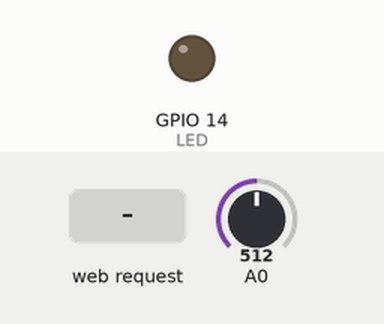
Recording of a sketch running on a simulated ESP8266 (Wemos D1 mini). On the bench: output pins drawn as LEDs (lit = HIGH). Inputs (shaded band) come from the test bench; at power-on: A0 = 512. WiFi joins after 1.5 s; servers stay silent unless stated; what the sketch prints to the serial monitor is not drawn.

Above: at 2.7 s.
2.8 s: HTTP request GET /?ledstatus=0 received
At 3.2 s:
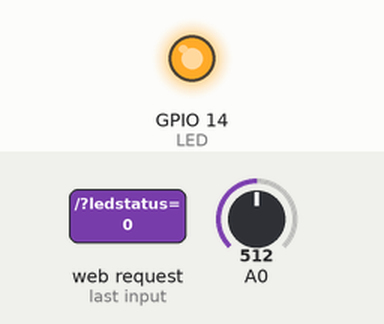
4.3 s: HTTP request GET /?ledstatus=1 received
At 5.5 s:
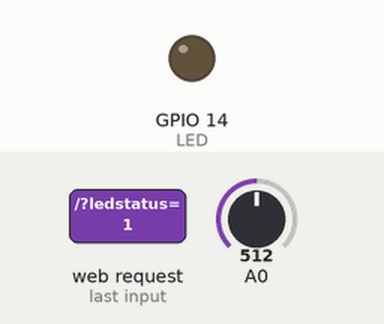
Timing chart, 0 to 7.3 s (numbered marks = the images above; inputs shaded):
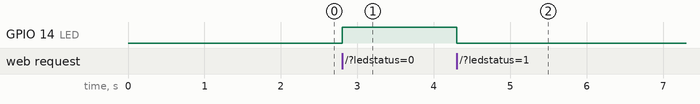

Measured:
- after the input at 2.8 s, GPIO 14 (LED): LOW → HIGH at once
- after the input at 4.3 s, GPIO 14 (LED): HIGH → LOW at once

The sketch:

Parte_3_-Wifi_Roteador_LED_e_LDR_WEB.ino
```cpp
/*

SALAMAKER
Controlando um LED e lendo um LDR por uma página web com D1 - Wemos - ESP8266 */

#include <ESP8266WiFi.h>
#include <ESP8266WebServer.h>

#define LED 14

/* Configuração de rede e senha */
const char *rede = "CasaVerde";
const char *senha = "luccasofia";
int estado_led = 0; //desligado

IPAddress local_IP(192, 168, 0, 175); // Set your Static IP address
IPAddress gateway(192, 168, 0, 1);    // Set your Gateway IP address
IPAddress subnet(255, 255, 0, 0);
IPAddress primaryDNS(192, 168, 2, 1);   //optional
IPAddress secondaryDNS(192, 168, 0, 1); //optional

ESP8266WebServer server(80); //Objeto "servidor" na porta 80(porta HTTP)


void setup() {

  Serial.begin(115200);

  // Configures static IP address
  if (!WiFi.config(local_IP, gateway, subnet, primaryDNS, secondaryDNS)) {
    Serial.println("STA Failed to configure");
  }
  Serial.println();
  Serial.print("Conectando a ");
  Serial.println(rede);

  WiFi.begin(rede, senha);

  while (WiFi.status() != WL_CONNECTED) //Aguarda a conexao
  {
    Serial.print("Tentando conectar com ");
    Serial.println(WiFi.SSID()); //Imprime o nome da rede
    delay(500);
  }
  Serial.print("Conectado a rede! Endereco IP ESP -> ");
  Serial.println(WiFi.localIP()); //Imprime o IP local do ESP

  /* Cria a associacao entre endereço HTML as funções que serão utilizadas */
  server.on("/", paginaInicial);

  server.begin(); //Inicia o servidor
  pinMode(LED, OUTPUT); //Configura LED Embutido como saída
  digitalWrite(LED, LOW); //Inicia apagado -

}

void loop() {
  server.handleClient();  //Analise das solicitacoes via web
}

void paginaInicial() {

  String valor_sensor = "";
  valor_sensor = String(analogRead(A0));

  //============================
   String htmlMessage = "<!DOCTYPE html>"
                             "<html>"
                             "<head>"
                             "<meta http-equiv=\"refresh\" content=\"1\">" //Atualizar a pagina a cada 1s
                             "<title>Supervisão e Controle WiFi - ESP8266</title>"
                             "</head>"
                             "<body><font face=\"verdana\">"
                             "<h2>Controlar um LED pela GPIO 14 do ESP</h2>";


                              if(estado_led == 0)
                              {
                                htmlMessage +=
                                "<a href=\"/?ledstatus=0\" > Acende LED</a>";

                                if(server.arg("ledstatus") == "0")
                                {
                                  digitalWrite(LED,HIGH);
                                  estado_led=1;
                                }
                              }
                              else{
                                htmlMessage +=
                             " <a href=\"/?ledstatus=1\" >  Apaga LED</a>";


                                if(server.arg("ledstatus") == "1")
                                {
                                  digitalWrite(LED,LOW);
                                   estado_led=0;
                                }

                              }

                               htmlMessage +=
                              "<h2>Dados do LDR:</h2>";

                              htmlMessage += valor_sensor;

                              htmlMessage +=
                              "<hr>"
                             "</html>";


  //============================
  server.send(200, "text/html", htmlMessage); //Retorna resposta HTTP
}
```
